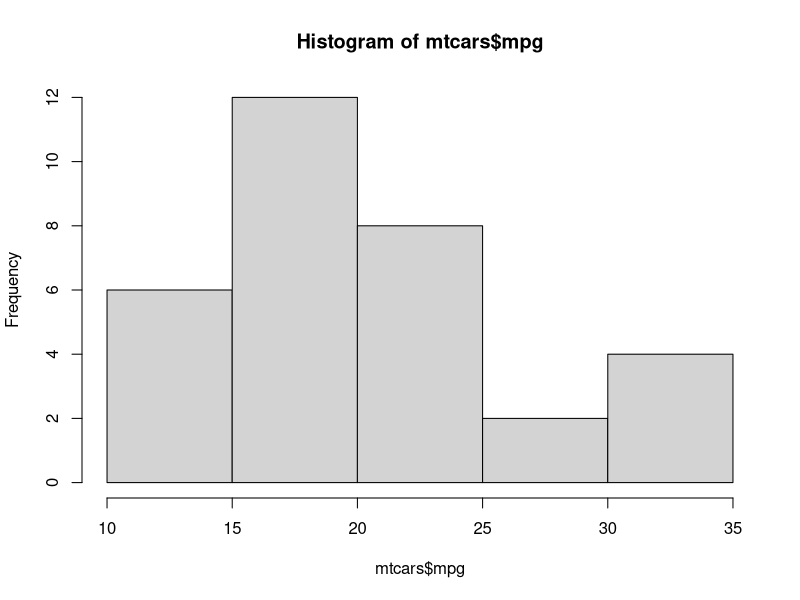
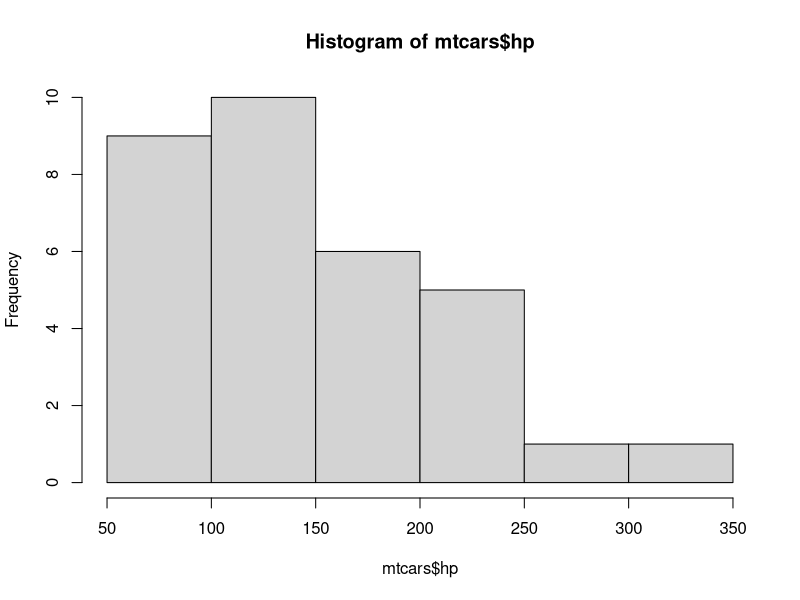
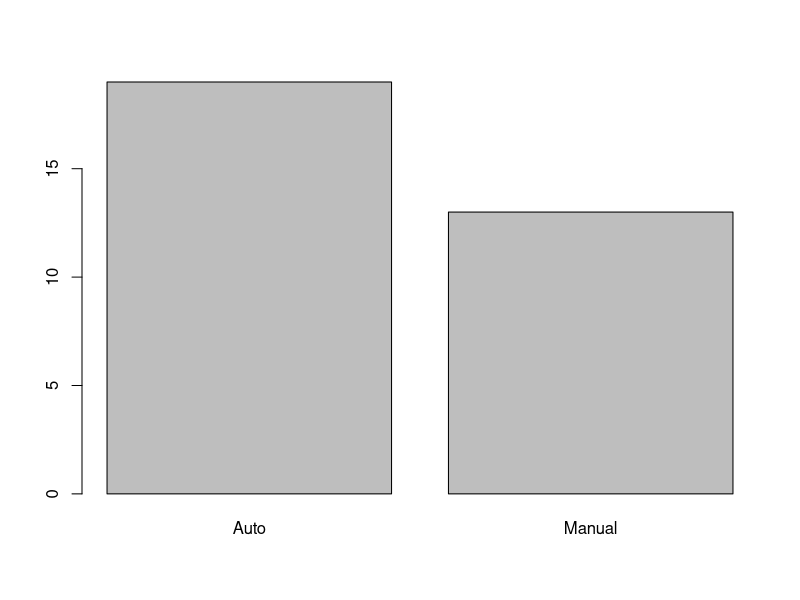
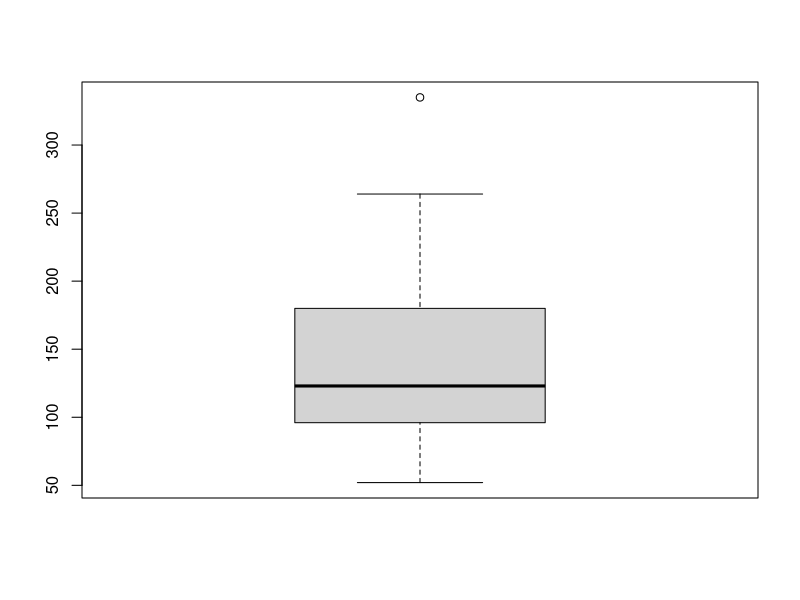
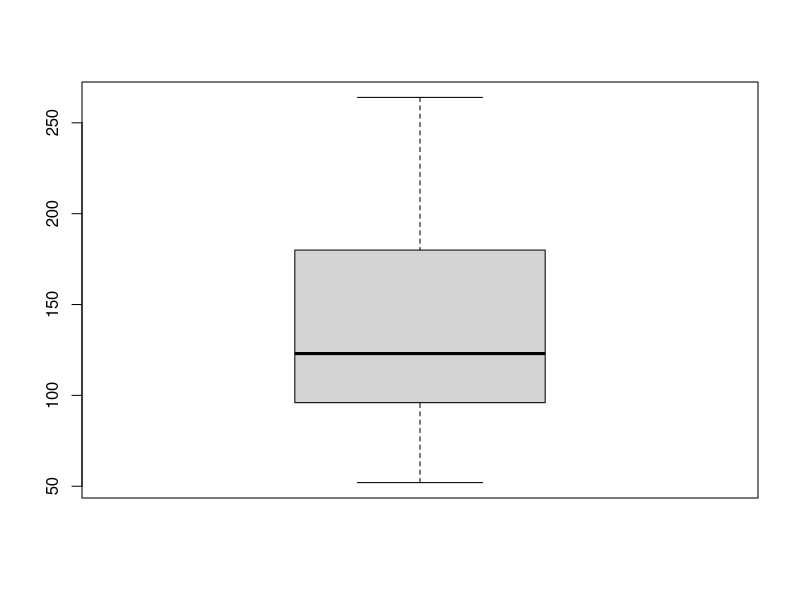
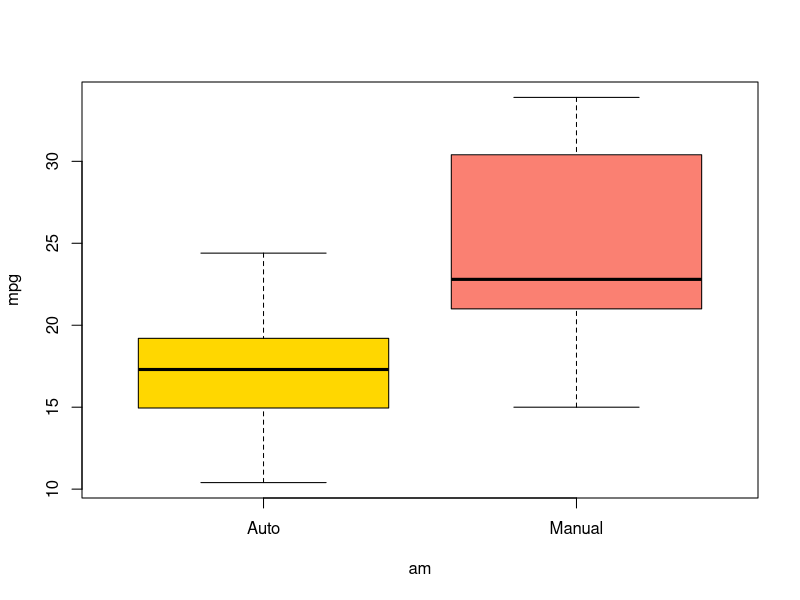
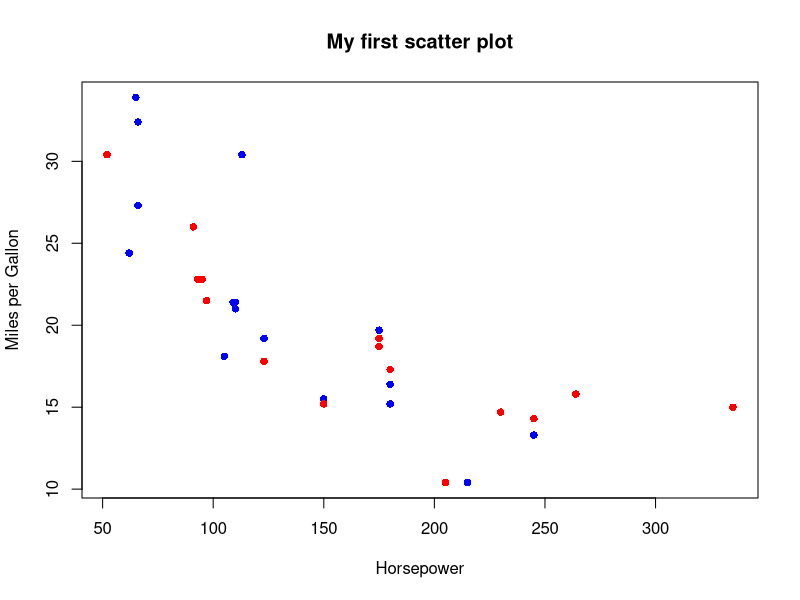
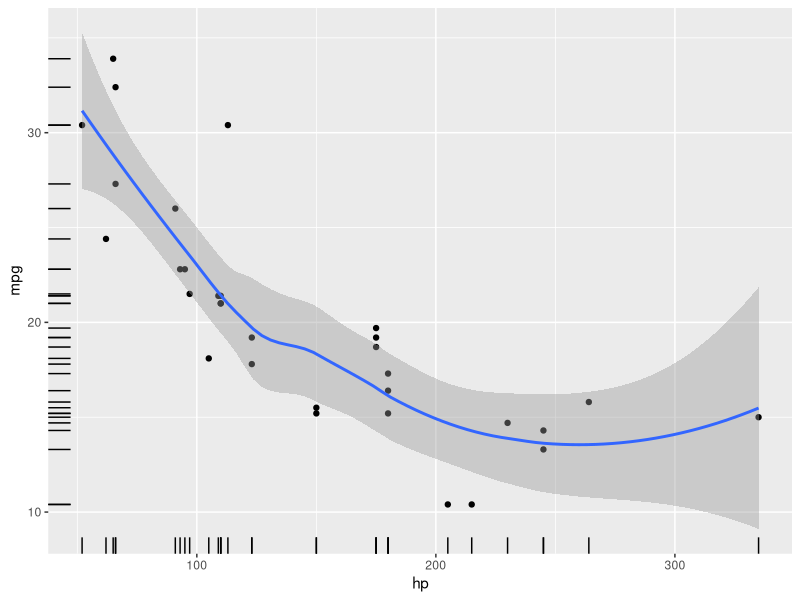

Reproduce these figures in R, in order.
# Get working directory
getwd()

# Library tidyverse
library(tidyverse)

# Basic plot in Base R 
# Histogram
hist(mtcars$mpg)

# Analyzing horse power
# Histogram - One Quantitative Variable
hist(mtcars$hp)
mean(mtcars$hp)
median(mtcars$hp)

# Change num -> factor
str(mtcars)
mtcars$am <- factor(mtcars$am,
                    levels = c(0,1),
                    labels = c("Auto", "Manual"))

# Bar Plot - One Qualitative Variable
barplot(table(mtcars$am))

# Box Plot
boxplot(mtcars$hp)
fivenum(mtcars$hp)

min(mtcars$hp)
quantile(mtcars$hp, probs = c(0.25, 0.5, 0.75))
max(mtcars$hp)

# Whisker Calculation
Q3 <- quantile(mtcars$hp, probs = 0.75)
Q1 <- quantile(mtcars$hp, probs = 0.25)
IQR_HP <- Q3 - Q1

Q3 + 1.5 * IQR_HP
Q1 + 1.5 * IQR_HP

boxplot.stats(mtcars$hp, coef = 1.5)

# Filter Outliers
mtcars_no_out <- mtcars %>%
    filter (hp < 335)
boxplot(mtcars_no_out$hp)

# Boxplot 2 Variables
# Qualitative(เชิงคุณภาพ) X Quantitative(เชิงปริมาณ)
boxplot(mpg ~ am, 
        data = mtcars,
        col = c("gold","salmon"))

# How to restore dataframe
data(mtcars)

# Scatterplot
# 2 X Quantitative
plot(mtcars$hp,
     mtcars$mpg,
     pch = 16,
     col = c("red","blue"),
     main = "My first scatter plot",
     xlab = "Horsepower",
     ylab = "Miles per Gallon")
cor(mtcars$hp, mtcars$mpg) #ต้องได้ค่าติดลบ
lm(mpg ~ hp, data = mtcars)

## ggplot2
# Library tidyverse
library(tidyverse)

# Our very first plot in ggplot2
ggplot(data = mtcars,
       mapping = aes(x = hp, y = mpg)) + 
    geom_point() +
    geom_smooth() +
    geom_rug()

# Simpler:
ggplot(mtcars,
       aes(hp, mpg)) + geom_point(size = 3,
                                  col = "blue",
                                  alpha = 0.5) #ความจาง 0-1

# Histogram with ggplot2 (default bin = 30)
ggplot(mtcars,
       aes(hp)) + geom_histogram(bins = 10,
                                 fill = "salmon",
                                 alpha = 0.7)

# boxplot
ggplot(mtcars,
       aes(hp)) + geom_boxplot()

p <- ggplot(mtcars, aes(hp))
p + geom_histogram(bins = 10)
p + geom_density()

# Box plot by groups
diamonds %>% count(cut)
ggplot(diamonds,
       aes(cut)) + geom_bar(fill = "#0366fc")

ggplot(diamonds,
       aes(cut, fill = color)) + geom_bar(position = "stack")

ggplot(diamonds,
       aes(cut, fill = color)) + geom_bar(position = "dodge")

ggplot(diamonds,
       aes(cut, fill = color)) + geom_bar(position = "fill")

# Scatter Plot
set.seed(99)
smol_diamonds <- sample_n(diamonds, 5000)

ggplot(smol_diamonds,
       aes(carat, price)) + geom_point()

# Facet: Small Multiples
ggplot(smol_diamonds,
       aes(carat, price)) + 
    geom_point() + 
    geom_smooth(method = "lm", col = "red") +
    facet_wrap(~color, ncol = 2) +
    theme_minimal() +
    labs(title = "Relationship between carat and price by colour",
         x = "Carat",
         y = "Price USD",
         caption = "Source: Diamonds from ggplot2 package")

# Final Example:
ggplot(smol_diamonds,
       aes(carat, price, col = cut)) + 
    geom_point() + 
    facet_wrap(~color, ncol = 2) +
    theme_minimal()